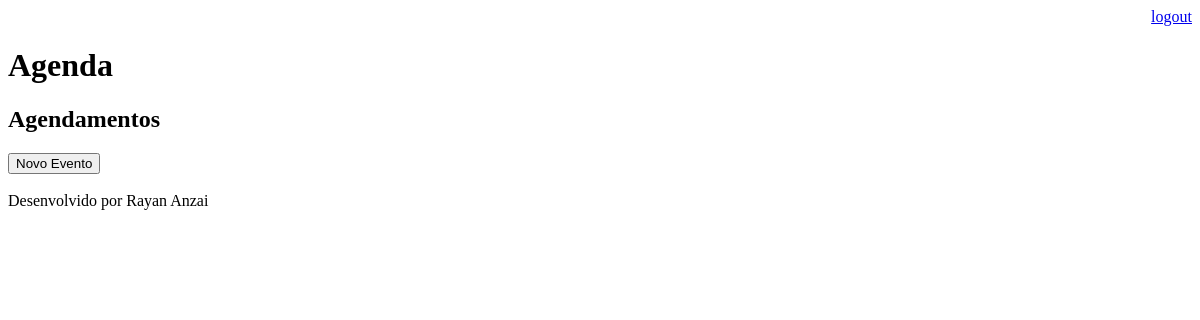
Before: /agenda/ (signed in) with the older database file.
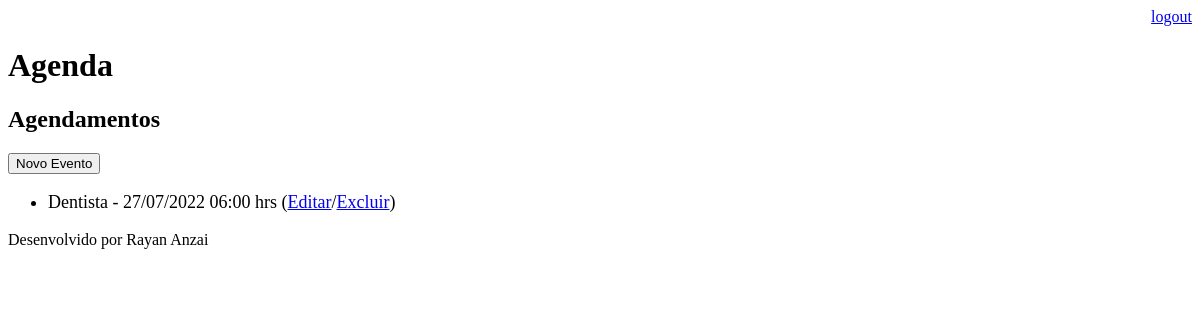
After: the same page with the newer database file.
### core/models.py (models this page shows, shortened)
class Evento(models.Model):
    titulo = models.CharField(max_length=100)
    descricao = models.TextField(blank=True, null=True)
    data_evento = models.DateTimeField(verbose_name="Data do Evento")
    data_criacao = models.DateTimeField(auto_now=True)
    local_evento = models.TextField(blank=True, null=True)
    usuario = models.ForeignKey(User, on_delete=models.CASCADE)
    class Meta: #para nomear foçado o nome
        db_table = "evento"
    def get_data_evento(self):
        return self.data_evento.strftime('%d/%m/%Y %H:%M hrs')
    def get_evento_atrasado(self):
        if self.data_evento < datetime.now():
            return True
        else:
            return False

### core/views.py (the view)
# urls.py: path('agenda/', views.lista_eventos),
@login_required(login_url='/login/')
def lista_eventos(request):
    usuario = request.user
    data_atual = datetime.now() - timedelta(hours=1)
    evento = Evento.objects.filter(usuario=usuario, data_evento__gt=data_atual)
    dados = {'eventos' :evento}
    return render(request, 'agenda.html', dados)

### templates/agenda.html
{%extends "model-page.html"%}
{%block content %}
    <h2>Agendamentos</h2>
    <a href="evento/"><button type="button">Novo Evento</button></a>
    <ul style="font-size: 18px">
    {% for evento in eventos %}
        <div style= {% if evento.get_evento_atrasado %} "color:red" {% endif %}  >
            <li>{{evento.titulo}} - {{evento.get_data_evento}} (<a href="evento/?id={{evento.id}}">Editar</a>/<a href="evento/delete/{{ evento.id }}">Excluir</a>)</li>
        </div>
    {% endfor %}
    </ul>
{%endblock%}

Changed rows visible on the page:
now on this page (row edited): Evento: titulo "Dentista", get_data_evento "27/07/2022 06:00 hrs"
